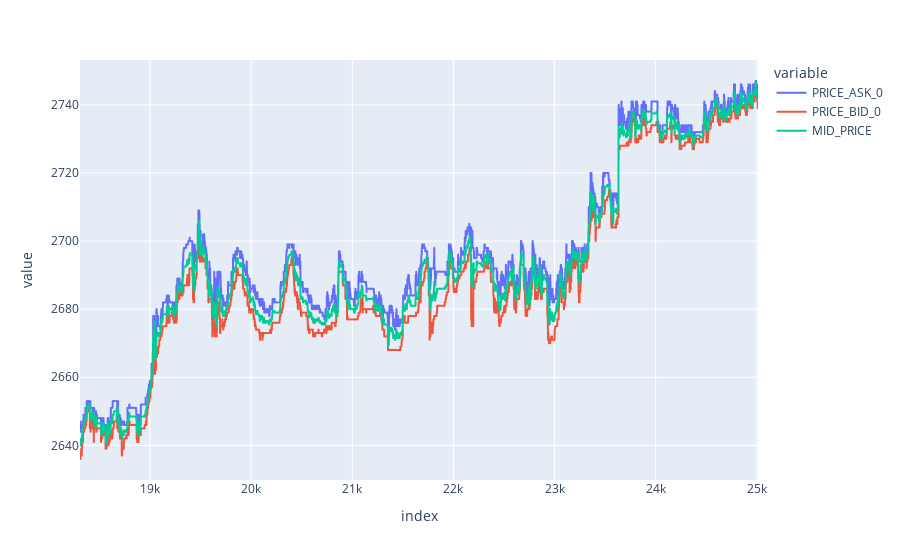

Notebook source saved alongside this figure:
### Code cell
px.line(selected_data, y=["PRICE_ASK_0","PRICE_BID_0","MID_PRICE"])

### Figure 1 — Plotly figure (JSON) as saved in the notebook; plotly's stock layout.template omitted (floating-point values rounded to 4 significant figures; data arrays with more than 128 entries replaced by an {"elided": "..."} marker saying what was removed)
{"data": [{"hovertemplate": "variable=PRICE_ASK_0<br>index=%{x}<br>value=%{y}<extra></extra>", "legendgroup": "PRICE_ASK_0", "line": {"color": "#636efa", "dash": "solid"}, "marker": {"symbol": "circle"}, "mode": "lines", "name": "PRICE_ASK_0", "showlegend": true, "type": "scattergl", "x": {"elided": "6705 int values"}, "xaxis": "x", "y": {"elided": "6705 int values"}, "yaxis": "y"}, {"hovertemplate": "variable=PRICE_BID_0<br>index=%{x}<br>value=%{y}<extra></extra>", "legendgroup": "PRICE_BID_0", "line": {"color": "#EF553B", "dash": "solid"}, "marker": {"symbol": "circle"}, "mode": "lines", "name": "PRICE_BID_0", "showlegend": true, "type": "scattergl", "x": {"elided": "6705 int values"}, "xaxis": "x", "y": {"elided": "6705 int values"}, "yaxis": "y"}, {"hovertemplate": "variable=MID_PRICE<br>index=%{x}<br>value=%{y}<extra></extra>", "legendgroup": "MID_PRICE", "line": {"color": "#00cc96", "dash": "solid"}, "marker": {"symbol": "circle"}, "mode": "lines", "name": "MID_PRICE", "showlegend": true, "type": "scattergl", "x": {"elided": "6705 int values"}, "xaxis": "x", "y": {"elided": "6705 float values"}, "yaxis": "y"}], "layout": {"legend": {"title": {"text": "variable"}, "tracegroupgap": 0}, "margin": {"t": 60}, "xaxis": {"anchor": "y", "domain": [0, 1], "title": {"text": "index"}}, "yaxis": {"anchor": "x", "domain": [0, 1], "title": {"text": "value"}}}}
